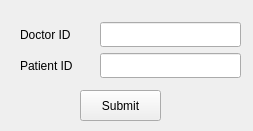
<?xml version="1.0" encoding="UTF-8"?>
<ui version="4.0">
 <class>MainWindow</class>
 <widget class="QMainWindow" name="MainWindow">
  <property name="geometry">
   <rect>
    <x>0</x>
    <y>0</y>
    <width>253</width>
    <height>131</height>
   </rect>
  </property>
  <property name="windowTitle">
   <string>MainWindow</string>
  </property>
  <widget class="QWidget" name="centralwidget">
   <widget class="QLabel" name="label">
    <property name="geometry">
     <rect>
      <x>20</x>
      <y>19</y>
      <width>81</width>
      <height>31</height>
     </rect>
    </property>
    <property name="text">
     <string>Doctor ID </string>
    </property>
   </widget>
   <widget class="QLabel" name="label_2">
    <property name="geometry">
     <rect>
      <x>20</x>
      <y>50</y>
      <width>81</width>
      <height>31</height>
     </rect>
    </property>
    <property name="text">
     <string>Patient ID</string>
    </property>
   </widget>
   <widget class="QLineEdit" name="lineEdit">
    <property name="geometry">
     <rect>
      <x>100</x>
      <y>22</y>
      <width>141</width>
      <height>25</height>
     </rect>
    </property>
   </widget>
   <widget class="QPushButton" name="pushButton">
    <property name="geometry">
     <rect>
      <x>80</x>
      <y>90</y>
      <width>81</width>
      <height>31</height>
     </rect>
    </property>
    <property name="text">
     <string>Submit</string>
    </property>
   </widget>
   <widget class="QLineEdit" name="lineEdit_2">
    <property name="geometry">
     <rect>
      <x>100</x>
      <y>53</y>
      <width>141</width>
      <height>25</height>
     </rect>
    </property>
   </widget>
  </widget>
 </widget>
 <resources/>
 <connections/>
</ui>
